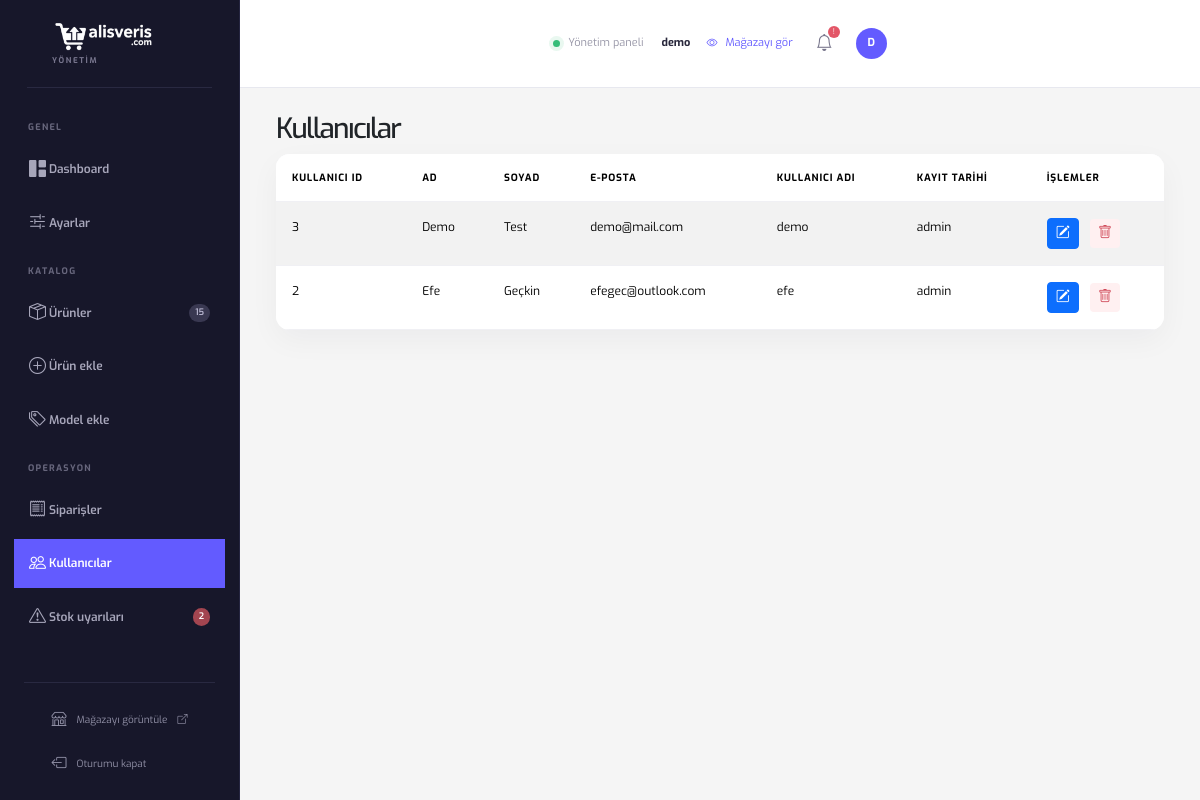
Screenshot of /admin/kullanicilar.php (signed in) with the database file from the repository.
### tables this page shows
CREATE TABLE `kullanici` (
  `kullanici_id` int(11) NOT NULL,
  `eposta` varchar(150) DEFAULT NULL,
  `ad` varchar(50) NOT NULL,
  `soyad` varchar(50) NOT NULL,
  `username` varchar(50) NOT NULL,
  `password` varchar(255) NOT NULL,
  `rol` enum('admin','kullanici') NOT NULL DEFAULT 'kullanici',
  `img` varchar(100) DEFAULT NULL
);

### admin/kullanicilar.php (the view, shortened to what this page needs)
<?php
include 'baglanti.php';
?>
<!DOCTYPE html>
<html lang="tr">
<head>
    <?php include 'a-parts/head.php'; ?>
</head>
<body>
    <div class="container-fluid d-flex w-100 h-100 p-0">
        <?php include 'a-parts/header.php'; ?>
        <div class="content d-flex flex-column justify-content-start align-items-start">
            <?php include 'a-parts/content_top.php'; ?>
            <div class="row w-100 p-4">
                <div class="col-12">
                    <h3>Kullanıcılar</h3>
                    <table class="table table-striped">
                        <thead>
                            <tr>
                                <th>Kullanıcı ID</th>
                                <th>Ad</th>
                                <th>Soyad</th>
                                <th>E-Posta</th>
                                <th>Kullanıcı Adı</th>
                                <th>Kayıt Tarihi</th>
                                <th>İşlemler</th>
                            </tr>
                        </thead>
                        <tbody>
                            <?php
                            $kullanicilar_sorgu = mysqli_query($conn, "SELECT kullanici_id, ad, soyad, eposta, username, rol FROM kullanici ORDER BY kullanici_id DESC");
                            while ($kullanici = mysqli_fetch_assoc($kullanicilar_sorgu)) {
                                echo "<tr>
                                        <td>" . htmlspecialchars($kullanici['kullanici_id']) . "</td>
                                        <td>" . htmlspecialchars($kullanici['ad']) . "</td>
                                        <td>" . htmlspecialchars($kullanici['soyad']) . "</td>
                                        <td>" . htmlspecialchars($kullanici['eposta']) . "</td>
                                        <td>" . htmlspecialchars($kullanici['username']) . "</td>
                                        <td>" . htmlspecialchars($kullanici['rol']) . "</td>
                                        <td>
                                            <a href='kullanici_duzenle.php?kullanici_id=" . urlencode($kullanici['kullanici_id']) . "' class='btn btn-sm btn-primary me-2'><i class='bi bi-pencil-square'></i></a>
                                            <a href='kullanici_sil.php?kullanici_id=" . urlencode($kullanici['kullanici_id']) . "' class='btn btn-sm btn-danger' onclick=\"return confirm('Bu kullanıcıyı silmek istediğinize emin misiniz?');\"><i class='bi bi-trash'></i></a>
                                        </td>
                                      </tr>";
                            }
                            ?>
                        </tbody>
                    </table>
                </div>
            </div>
        </div>
</body>
</html>

### assets/css/admin.css (style rules this page uses)
* { margin: 0; padding: 0; box-sizing: border-box; font-family: 'Exo', sans-serif; }
.container-fluid { background-color: #f5f5f5; min-height: 100vh; }
body { background:#f5f6fa;color:#17172a }
.content { width:calc(100% - 240px);margin-left:240px }
.content .row { margin-left:0;margin-right:0 }
.content .table { background:#fff;border:0;border-radius:14px;overflow:hidden;box-shadow:0 10px 30px #17172a0b;font-size:12px }
.content .table thead { background:#fafafd;color:#77758a;text-transform:uppercase;font-size:10px;letter-spacing:.08em }
.content .table th,.content .table td { padding:16px;border:0;border-bottom:1px solid #f0f0f4 }
.content .btn-danger { background:#fff0f1;border:0;color:#d14c5b }
.content h3 { font-size:28px;letter-spacing:-.06em }
.content { width: 94%; height: 100%; margin-left: 6%; }
body { overflow-x: hidden; }
.container-fluid > .content { width: calc(100% - 240px) !important; max-width: calc(100% - 240px); min-width: 0; margin-left: 240px !important; flex: 0 0 calc(100% - 240px); overflow-x: hidden; }

### rows the page displays
kullanici: kullanici_id "3", ad "Demo", soyad "Test", eposta "demo@mail.com", username "demo", rol "admin"
kullanici: kullanici_id "2", ad "Efe", soyad "Geçkin", eposta "efegec@outlook.com", username "efe", rol "admin"

### other values shown
$productCount "15"
$lowStockCount "2"
$_SESSION['admin'] "demo"
substr($_SESSION['admin'] ?? 'A', 0, 1) "D"
